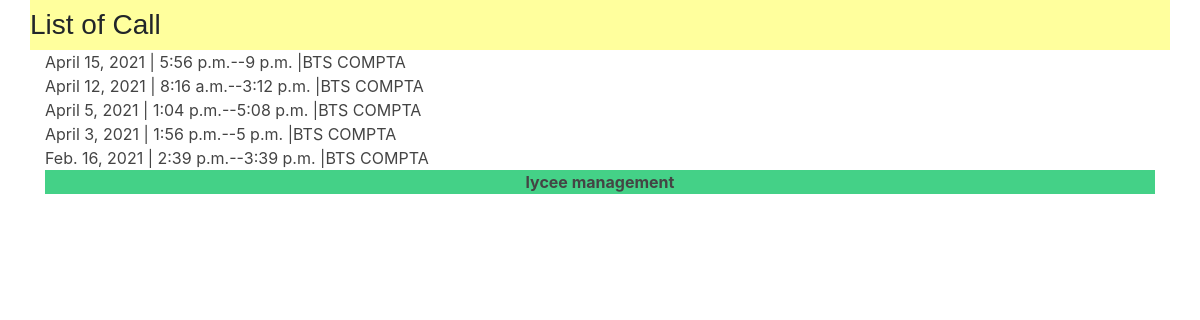
The page /lycee/call/11 on the database as committed earlier.
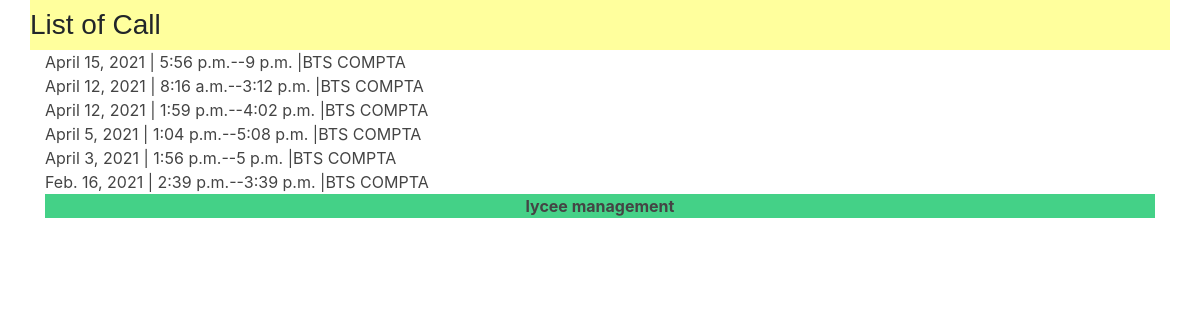
The same page on the database as committed later.
### lycee/models.py (models this page shows, shortened)
class Appel(models.Model):
  date = models.DateField(
    verbose_name= 'date',
    blank = False,
    null = False,
    help_text = 'yyyy-mm-ddd'
  )
  time_start = models.TimeField(
    blank=True,
    null=True,
    help_text = 'HH:MM'
    )
  time_end = models.TimeField(
    blank=True,
    null=True,
    help_text = 'HH:MM'
    )
  cursus = models.ForeignKey(
    Cursus,
    on_delete = models.CASCADE,
    null = True
  )

class Cursus(models.Model):
  name = models.CharField(
    max_length = 50,
    blank = False,
    null = True,
    default = 'aucun'
  )
  year_from_bac = models.SmallIntegerField(
    help_text = 'year since the bac',
    verbose_name = 'year',
    blank = False,
    default = 0
  )
  scholar_year = models.CharField(
    max_length = 9,
    blank = False,
    null = True,
    default= '0000-0001'
  )

### lycee/views.py (the view)
# urls.py: path('lycee/call/<int:cursus_id>', views.detail_cursus_call,name = "detail_cursus_call"),
def detail_cursus_call(request, cursus_id):
  result_list = Appel.objects.filter(cursus=cursus_id).order_by('-date')
  context = {
    'liste' : result_list,
  }
  return render(request,'lycee/call/list/index.html',context)

### lycee/templates/lycee/call/list/index.html (shortened to what this page needs)
{% extends "master.html" %}
{% load static %}
{% if liste%}
  {% block title %}
    <h3>List of Call</h3>
  {% endblock %}
  {% block content %}
    <div class="container">
      {% for appel in liste %}
        <div class="row">
          <div class = "col-sm">
            <a href="list/{{appel.id }}">{{appel.date}} | {{appel.time_start}}--{{appel.time_end}} |{{appel.cursus.name}}</a>
          </div>
        </div>
      {% endfor %}
  {% endblock %}
{% else %}
  <p> No cursus to show .</p>
{% endif %}

Rows that differ between the two databases and show on the page:
added Appel: date "April 12, 2021", time_start "1:59 p.m.", time_end "4:02 p.m.", cursus.name "BTS COMPTA"
